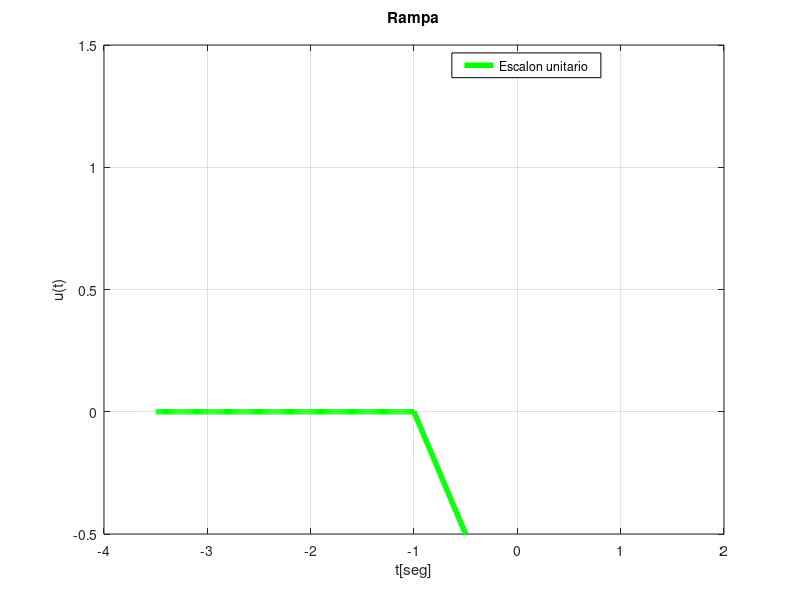

The MATLAB source for this figure:
clc
clear all
Fs=100;
t=[-2.5:1/Fs:2.5];
Lt=length(t);
for k=1:Lt;
    if t(k)<0
        u(k)=0;
    else
        u(k)=1;
    end
end
r=-t.*u;
t1=t-1 % ranpa ascendente en -1

figure1 = figure;


axes1 = axes('Parent',figure1,'YGrid','on','XGrid','on');
ylim(axes1,[-.5 1.5]);
box(axes1,'on');
hold(axes1,'on');
plot(t1,r,'g','DisplayName','Escalon unitario','LineWidth',4);
xlabel('t[seg]');
ylabel('u(t)');
title({'Rampa',''});
legend1 = legend(axes1,'show');
set(legend1,...
    'Position',[0.564823717758594 0.870551656884501 0.186250004323324 0.0370370362091949],...
    'EdgeColor',[0 0 0]);
